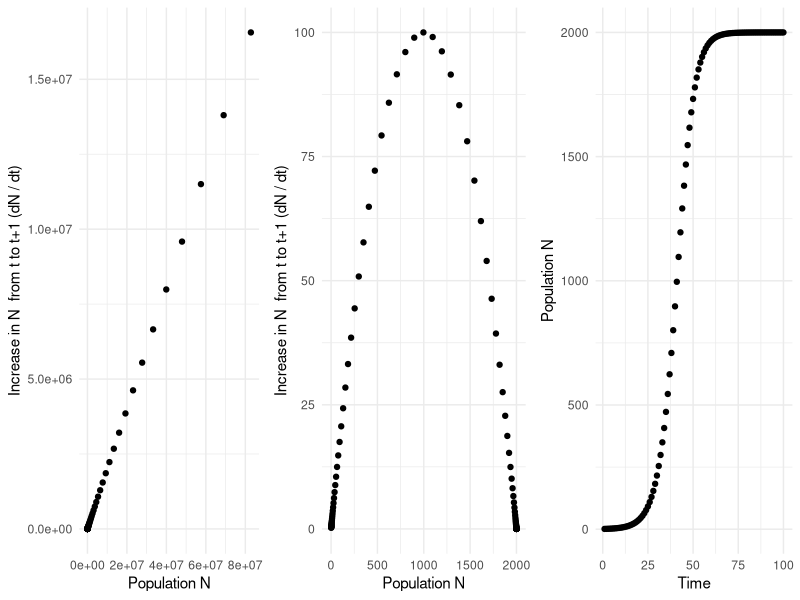

Generate this figure with R: (Note: this script raises an error after producing the figure.)
## ---- chunk 1
#| label: load-packages
#| include: false

library(tidyverse)
library(palmerpenguins)
theme_set(theme_minimal())
## ---- chunk 2


### How does amount produced by a population relate to population size? 
# This is done by: 
#1) Changing model to have max time = 100, K = 2000, and r = 0.2.
#2) Saving Population size as a vector, then Amount Produced by that population size as a vector, and plot them.
#3) Remember that "Amount Produced" by a given population size contributes to the next years population size. 
#It is not created by next years population size. The "Amount Produced" beyond replacement is also called "Yield."

#Exponential

PP<-vector(mode = "numeric", length = 100); PP0<-1; rr<- 0.2
DD<-vector(mode = "numeric", length = 100); 
TT<-1:100 # not actually used within the loop but corresponds with i

DD0<-rr*PP0 # initial population growth - can be small so doesn't really affect model
PP[1]<-PP0+DD0 # initial population size + growth in first year of model

for(i in 2:100){ 
  
  DD[i-1]<-rr*PP[i-1]; 

  PP[i]<-PP[i-1] + DD[i-1] 
  
  } #DD is the production added to the previous years population size

DD[100]<-rr*PP[100] # this is just to finish series

par(mfrow = c(1,3))
p1 <- tibble(PP,DD) %>% ggplot(aes(PP,DD)) + geom_point() + xlab("Population N") + ylab("Increase in N  from t to t+1 (dN / dt)")

#Now do the same for the logistic equation

#Logistic
PP<-vector(mode = "numeric", length = 100); PP0<-1; rr<- 0.2
DD<-vector(mode = "numeric", length = 100); 
# DD is a new storage compoenent. It will store the growth component of the logistic equation.
TT<-1:100# not actually used within the loop but corresponds with i

KK<-2000 # This is a new parameter - carrying capacity.

#FILL IN CODE BELOW. HINT: LOOK AT HOW DD0 IS DEFINED IN THE FIRST STEP IN COMPARISON
#WITH HOW DD IS DEFINED INSIDE THE LOOP. THE FORMULA STRUCTURE STAYS THE 
#SAME BUT THE T SUBSCRIPTS MUST MATCH.

DD0<- rr*PP0*(1-PP0/KK)    # This keeps the equation structure the same. It is the initial DD component for the first year.
PP[1]<-PP0+DD0

for(i in 2:100){ 
  
  DD[i-1]<-rr*PP[i-1]*(1-PP[i-1]/KK); 
  
  PP[i]<-PP[i-1] + DD[i-1] 
  
  
  } 

DD[100]<- rr*PP[100]*(1-PP[100]/KK)#FINISH OFF THE LAST STEP HERE
  
p2 <- tibble(PP,DD) %>% ggplot(aes(PP,DD)) + geom_point() + xlab("Population N") + ylab("Increase in N  from t to t+1 (dN / dt)")

#Now graph the population over time alongside the above:
p3 <- tibble(PP,TT) %>% ggplot(aes(TT,PP)) + geom_point() + xlab("Time") + ylab("Population N")

gridExtra::grid.arrange(p1,p2,p3, ncol = 3)
## ---- chunk 3
knitr::include_graphics('imgs/Q_question.png')
## ---- chunk 4
knitr::include_graphics('imgs/Q_answer2.png')

## ---- chunk 5
###------------------------------Exercise 5: Production functions-----------------------###

#Now add population removals - catch, which is a linear function of fishing effort, 
#catchability, and population size

#Adding fishing makes it a "production" function
#Here you will run a population for a long time at a certain effort level. 
#Notice that the value at which the population stabilizes is no longer carrying 
#capacity, because catch has been removed. Also note how catch is related to 
#population size. 

PP<-vector(mode = "numeric", length = 500); PP0<-1; rr<- 0.2
DD<-vector(mode = "numeric", length = 500);
CC<-vector(mode = "numeric", length = 500); 
Effort<-0.8; Catchability<-0.1
TT<-1:500
KK<-2000

#FILL IN CODE BELOW. HINT: LOOK AT HOW DD0 IS DEFINED ABOVE IN COMPARISON
#WITH HOW DD IS DEFINED INSIDE THE LOOP. THE FORMULA STRUCTURE STAYS THE 
#SAME BUT THE T SUBSCRIPTS MUST MATCH.

DD0<-rr*PP0*(1-PP0/KK)

CC0<-PP0*Effort*Catchability; 

PP[1]<-PP0 + DD0 - CC0

for(i in 2:500){ 

  DD[i-1]<- rr*PP[i-1]*(1-PP[i-1]/KK)

  CC[i-1]<- PP[i-1]*Effort*Catchability

  PP[i]<- PP[i-1] + DD[i-1] - CC[i-1]
  
  } 

DD[500]<- rr*PP[500]*(1-PP[500]/KK)
CC[500]<- PP[500]*Effort*Catchability


p1 <- tibble(CC,TT) %>% ggplot(aes(TT, CC)) + geom_point() + xlab("Time") + ylab("Catch")
p2 <- tibble(PP,TT) %>% ggplot(aes(TT, PP)) + geom_point() + xlab("Time") + ylab("Population Biomass")
p3 <- tibble(PP,CC) %>% ggplot(aes(PP, CC)) + geom_point() + ylab("Catch") + xlab("Population Biomass")

gridExtra::grid.arrange(p1, p2, p3, ncol = 3)

#This graph just shows you that at a single value of effort, your catch is directly related to your population size. As your population grows, if your effort stays the same,  effort*catchability defines the proportion of the population taken out. Since effort is not at a high value (0.8), it does not affect the population dynamics much, so catch follows the same pattern as population (directly related).
## ---- chunk 6
#Now try to find the Effort value that lead to CC = MSY = (rr*KK)/4 in the long term. 
#[Hint: try looping over values for effort and plotting the results below.]

eff<-seq(0,2,0.1) # values of effort to loop over
YY<-vector(mode = "numeric", length = length(eff))
XX<-vector(mode = "numeric", length = length(eff))

Catchability<-0.1
TT<-1:500
KK<-2000
PP0<-1; rr<- 0.2

for(j in 1:length(eff)){

  #FILL IN CODE HERE.
  
  PP<-vector(mode = "numeric", length = 500); 
  DD<-vector(mode = "numeric", length = 500);
  CC<-vector(mode = "numeric", length = 500); 
  
  Effort<- eff[j] #WHAT VALUE GOES HERE?
  
  DD0<-rr*PP0*(1-PP0/KK)
  CC0<-PP0*Effort*Catchability; 
  PP[1]<-PP0 + DD0 - CC0
  
  for(i in 2:500){ 
    
    DD[i-1]<- rr*PP[i-1]*(1-PP[i-1]/KK)
    CC[i-1]<- PP[i-1]*Effort*Catchability
    PP[i]<- PP[i-1] + DD[i-1] - CC[i-1]
    
  } 
  
  DD[500]<- rr*PP[500]*(1-PP[500]/KK)
  CC[500]<- PP[500]*Effort*Catchability
  
  #SAVE RESULTS: LAST (EQUILIBRIUM) VALUE OF CATCH AND LAST VALUE OF POPULATION 
  YY[j] <- CC[500] # Equilibrium Yield
  XX[j] <-  PP[500] #or PP[500] # Equilibrium Population N

  }

par(mfrow = c(1,3))
plot(YY~eff, ylab = "Yield", xlab = "Effort") 
plot(XX~eff, ylab = "Population N", xlab = "Effort") 
plot(YY/eff~eff, ylab = "CPUE", xlab = "Effort") #NOTE THIS IS LINEAR

#Q - Find on each graph where MSY is located. How are the last 2 graphs related? To answer the following questions, it helps to change the r and K values. How is MSY related to K and r? At what population size does this occur (Nmsy)? How does this relate to K and r? What does r affect? 


#Q - Note that these graphs demonstrate the long-term equilibrium results 
#under different fishing strategies. It is dome-shaped. We saw a graph at the 
#beginning of this exercise that was also dome-shaped (dn/dt of the population 
#over population size); however this graph is not based on equilibrium results. 
#How are these two graphs related?

## ---- chunk 7


#If cost linearly increases with effort...
Cost<-eff*40
#Q - then what is maximum economic yield (MEY)? [Hint: MEY is the yield with the greatest profit; that is, the greatest difference between Yield and cost]
plot(YY~eff, ylab = "Yield", xlab = "Effort") 
points(Cost~eff, pch = 2)





# MSY = K*r/4
# Nmsy = K/2

eff[which.max(YY)] #MSY
eff[which.max(YY - Cost)] #MEY
## ---- chunk 8
#Extra - Now look up the equation for a Pella-Tomlinson production function and 
#repeat the above exercise to plot Pella-Tomlinson surplus production function alongside
#Schaeffer production function on the same figure (hint: Schaeffer is a special case of the
#Pella-Tomlinson where the extra parameter (exponent) is set to 1).
#How is the shape of the MSY relationship changed by the extra parmaeter?
